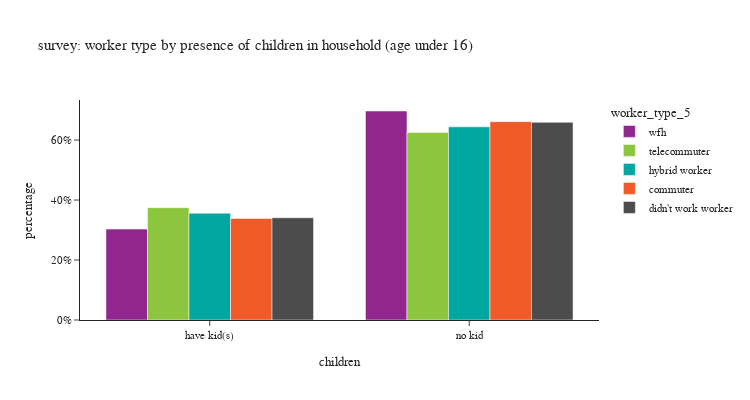
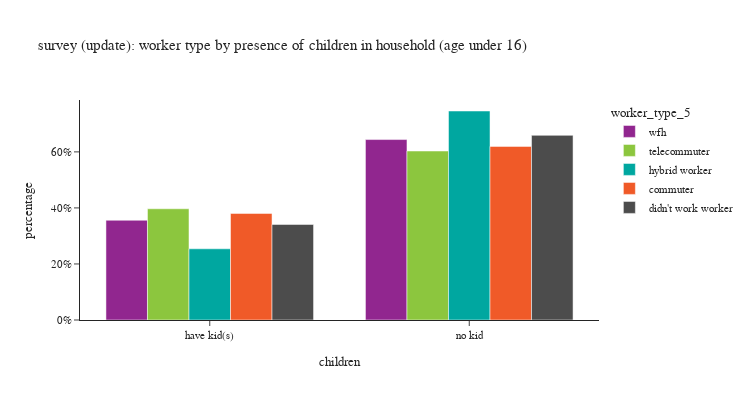

The notebook cell saved with these charts, in order:
### Code cell
for sc in survey_person_day['source'].unique():

    df = survey_person_day[survey_person_day['source']==sc]

    df_worker_count = df[(df['worker_type_5'].isin(workers))].\
        groupby(['worker_type_5','children'])['pdexpfac'].agg(sample_count='size', pdexpfac='sum').reset_index()
    # df_worker_count['percent'] = df_worker_count['pdexpfac'] / sum(df_worker_count['pdexpfac'])
    df_worker_count['percentage'] = df_worker_count.groupby('worker_type_5', group_keys=False)['pdexpfac']. \
        apply(lambda x: x / float(x.sum()))

    fig = px.bar(df_worker_count,
                x="children", y="percentage", barmode="group",
                color='worker_type_5',
                category_orders={'worker_type_5': workers},
                hover_data=['pdexpfac','sample_count'],
                title=f"{sc}: worker type by presence of children in household (age under 16)")
    fig.update_layout(height=400, width=750)
    fig.for_each_yaxis(lambda a: a.update(dict(tickformat=".0%")))
    fig.show()

### Figure 1 — Plotly figure (JSON) as saved in the notebook; plotly's stock layout.template omitted (floating-point values rounded to 4 significant figures)
{"data": [{"alignmentgroup": "True", "customdata": [[65940.0, 181.0], [151600.0, 569.0]], "hovertemplate": "worker_type_5=wfh<br>children=%{x}<br>percentage=%{y}<br>pdexpfac=%{customdata[0]}<br>sample_count=%{customdata[1]}<extra></extra>", "legendgroup": "wfh", "marker": {"color": "#91268F", "pattern": {"shape": ""}}, "name": "wfh", "offsetgroup": "wfh", "orientation": "v", "showlegend": true, "textposition": "auto", "type": "bar", "x": ["have kid(s)", "no kid"], "xaxis": "x", "y": [0.3031, 0.6969], "yaxis": "y"}, {"alignmentgroup": "True", "customdata": [[58920.0, 129.0], [98370.0, 433.0]], "hovertemplate": "worker_type_5=telecommuter<br>children=%{x}<br>percentage=%{y}<br>pdexpfac=%{customdata[0]}<br>sample_count=%{customdata[1]}<extra></extra>", "legendgroup": "telecommuter", "marker": {"color": "#8CC63E", "pattern": {"shape": ""}}, "name": "telecommuter", "offsetgroup": "telecommuter", "orientation": "v", "showlegend": true, "textposition": "auto", "type": "bar", "x": ["have kid(s)", "no kid"], "xaxis": "x", "y": [0.3746, 0.6254], "yaxis": "y"}, {"alignmentgroup": "True", "customdata": [[67040.0, 69.0], [121300.0, 330.0]], "hovertemplate": "worker_type_5=hybrid worker<br>children=%{x}<br>percentage=%{y}<br>pdexpfac=%{customdata[0]}<br>sample_count=%{customdata[1]}<extra></extra>", "legendgroup": "hybrid worker", "marker": {"color": "#00A7A0", "pattern": {"shape": ""}}, "name": "hybrid worker", "offsetgroup": "hybrid worker", "orientation": "v", "showlegend": true, "textposition": "auto", "type": "bar", "x": ["have kid(s)", "no kid"], "xaxis": "x", "y": [0.356, 0.644], "yaxis": "y"}, {"alignmentgroup": "True", "customdata": [[244800.0, 249.0], [478100.0, 1000.0]], "hovertemplate": "worker_type_5=commuter<br>children=%{x}<br>percentage=%{y}<br>pdexpfac=%{customdata[0]}<br>sample_count=%{customdata[1]}<extra></extra>", "legendgroup": "commuter", "marker": {"color": "#F05A28", "pattern": {"shape": ""}}, "name": "commuter", "offsetgroup": "commuter", "orientation": "v", "showlegend": true, "textposition": "auto", "type": "bar", "x": ["have kid(s)", "no kid"], "xaxis": "x", "y": [0.3386, 0.6614], "yaxis": "y"}, {"alignmentgroup": "True", "customdata": [[106700.0, 108.0], [206300.0, 343.0]], "hovertemplate": "worker_type_5=didn't work worker<br>children=%{x}<br>percentage=%{y}<br>pdexpfac=%{customdata[0]}<br>sample_count=%{customdata[1]}<extra></extra>", "legendgroup": "didn't work worker", "marker": {"color": "#4C4C4C", "pattern": {"shape": ""}}, "name": "didn't work worker", "offsetgroup": "didn't work worker", "orientation": "v", "showlegend": true, "textposition": "auto", "type": "bar", "x": ["have kid(s)", "no kid"], "xaxis": "x", "y": [0.3409, 0.6591], "yaxis": "y"}], "layout": {"barmode": "group", "height": 400, "legend": {"title": {"text": "worker_type_5"}, "tracegroupgap": 0}, "title": {"text": "survey: worker type by presence of children in household (age under 16)"}, "width": 750, "xaxis": {"anchor": "y", "domain": [0.0, 1.0], "title": {"text": "children"}}, "yaxis": {"anchor": "x", "domain": [0.0, 1.0], "tickformat": ".0%", "title": {"text": "percentage"}}}}

### Figure 2 — Plotly figure (JSON) as saved in the notebook; plotly's stock layout.template omitted (floating-point values rounded to 4 significant figures)
{"data": [{"alignmentgroup": "True", "customdata": [[75730.0, 181.0], [137000.0, 588.0]], "hovertemplate": "worker_type_5=wfh<br>children=%{x}<br>percentage=%{y}<br>pdexpfac=%{customdata[0]}<br>sample_count=%{customdata[1]}<extra></extra>", "legendgroup": "wfh", "marker": {"color": "#91268F", "pattern": {"shape": ""}}, "name": "wfh", "offsetgroup": "wfh", "orientation": "v", "showlegend": true, "textposition": "auto", "type": "bar", "x": ["have kid(s)", "no kid"], "xaxis": "x", "y": [0.356, 0.644], "yaxis": "y"}, {"alignmentgroup": "True", "customdata": [[63070.0, 126.0], [95830.0, 451.0]], "hovertemplate": "worker_type_5=telecommuter<br>children=%{x}<br>percentage=%{y}<br>pdexpfac=%{customdata[0]}<br>sample_count=%{customdata[1]}<extra></extra>", "legendgroup": "telecommuter", "marker": {"color": "#8CC63E", "pattern": {"shape": ""}}, "name": "telecommuter", "offsetgroup": "telecommuter", "orientation": "v", "showlegend": true, "textposition": "auto", "type": "bar", "x": ["have kid(s)", "no kid"], "xaxis": "x", "y": [0.3969, 0.6031], "yaxis": "y"}, {"alignmentgroup": "True", "customdata": [[48140.0, 74.0], [141300.0, 351.0]], "hovertemplate": "worker_type_5=hybrid worker<br>children=%{x}<br>percentage=%{y}<br>pdexpfac=%{customdata[0]}<br>sample_count=%{customdata[1]}<extra></extra>", "legendgroup": "hybrid worker", "marker": {"color": "#00A7A0", "pattern": {"shape": ""}}, "name": "hybrid worker", "offsetgroup": "hybrid worker", "orientation": "v", "showlegend": true, "textposition": "auto", "type": "bar", "x": ["have kid(s)", "no kid"], "xaxis": "x", "y": [0.2541, 0.7459], "yaxis": "y"}, {"alignmentgroup": "True", "customdata": [[281400.0, 257.0], [458300.0, 1061.0]], "hovertemplate": "worker_type_5=commuter<br>children=%{x}<br>percentage=%{y}<br>pdexpfac=%{customdata[0]}<br>sample_count=%{customdata[1]}<extra></extra>", "legendgroup": "commuter", "marker": {"color": "#F05A28", "pattern": {"shape": ""}}, "name": "commuter", "offsetgroup": "commuter", "orientation": "v", "showlegend": true, "textposition": "auto", "type": "bar", "x": ["have kid(s)", "no kid"], "xaxis": "x", "y": [0.3804, 0.6196], "yaxis": "y"}, {"alignmentgroup": "True", "customdata": [[100200.0, 108.0], [193500.0, 369.0]], "hovertemplate": "worker_type_5=didn't work worker<br>children=%{x}<br>percentage=%{y}<br>pdexpfac=%{customdata[0]}<br>sample_count=%{customdata[1]}<extra></extra>", "legendgroup": "didn't work worker", "marker": {"color": "#4C4C4C", "pattern": {"shape": ""}}, "name": "didn't work worker", "offsetgroup": "didn't work worker", "orientation": "v", "showlegend": true, "textposition": "auto", "type": "bar", "x": ["have kid(s)", "no kid"], "xaxis": "x", "y": [0.341, 0.659], "yaxis": "y"}], "layout": {"barmode": "group", "height": 400, "legend": {"title": {"text": "worker_type_5"}, "tracegroupgap": 0}, "title": {"text": "survey (update): worker type by presence of children in household (age under 16)"}, "width": 750, "xaxis": {"anchor": "y", "domain": [0.0, 1.0], "title": {"text": "children"}}, "yaxis": {"anchor": "x", "domain": [0.0, 1.0], "tickformat": ".0%", "title": {"text": "percentage"}}}}
